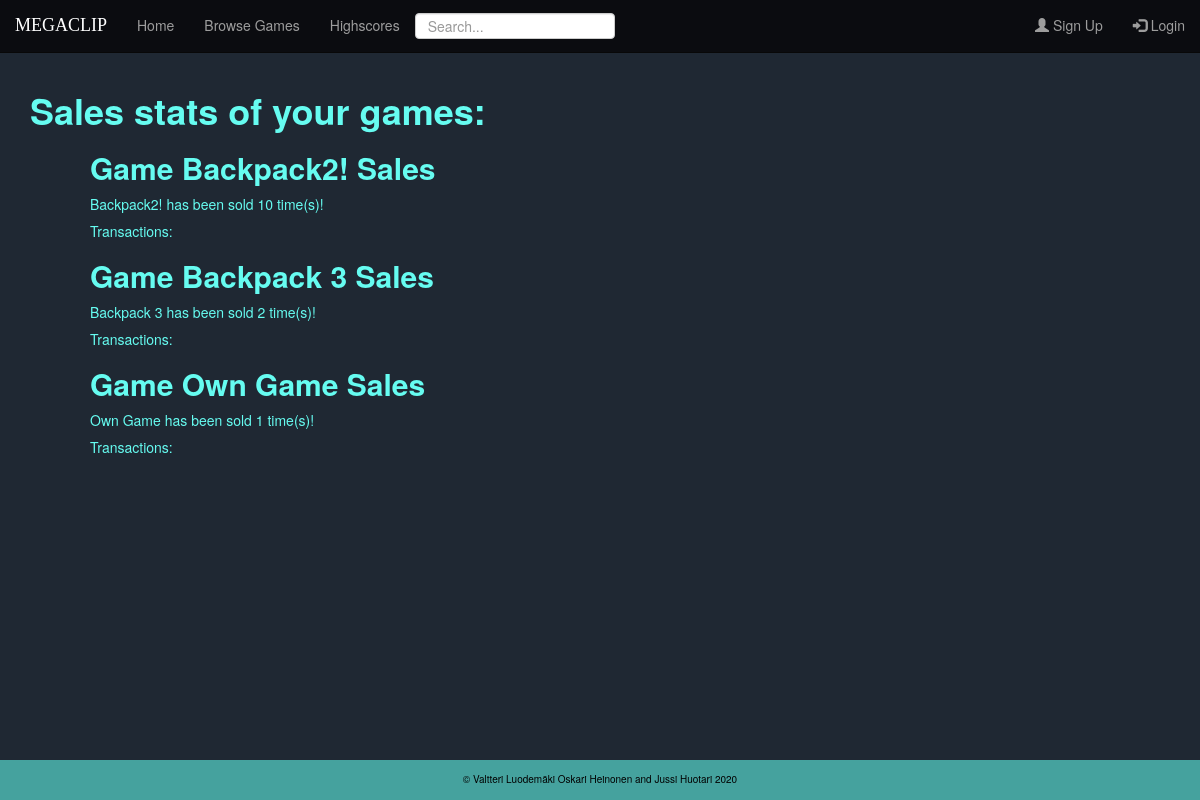
/user/Suppercell, run on the app's committed database.
### gamestore/models.py (models this page shows, shortened)
class Game(models.Model):
    name = models.CharField(max_length=255, primary_key=True, unique=True)
    url = models.URLField(max_length=255)
    price = models.DecimalField(max_digits=20, decimal_places=2)
    developer = models.ForeignKey('users.CustomUser', on_delete=models.CASCADE, null=True)
    def sales(self):
        numbers_sold = Transaction.objects.filter(game=self).count()
        return numbers_sold

### gamestore/views.py (the view)
# urls.py: path('user/<str:username>',UserGameListView.as_view(),name='user-stats' ), #domain/user/johndoe
class UserGameListView(ListView):
    model = Game
    template_name = 'gamestore/user_stats.html'
    context_object_name = 'games'
    def get_queryset(self):
        user = get_object_or_404(CustomUser, username=self.kwargs.get('username'))
        return Game.objects.filter(developer=user)
    def get_context_data(self, **kwargs):
        context = super(UserGameListView, self).get_context_data(**kwargs)
        context.update({
            'transactions': Transaction.objects.all(),
            'sales_stats_page' : 'active'
        })
        return context

### gamestore/templates/gamestore/user_stats.html (shortened to what this page needs)
{% extends "base.html" %}
{% block content%}
<h1><strong>Sales stats of your games:</strong></h1>
<div class="cont-2">
  {% for game in games %}
    <h2><strong>Game {{ game.name }} Sales</strong></h2>
    <p>{{game.name}} has been sold {{ game.sales }} time(s)!</p>
    <h5>Transactions: </h5>
  {% endfor %}
  </div>
{% endblock content%}

### static/gamestore/style.css (style rules this page uses)
body { background: #1F2833 ; display: flex; flex-direction: column; position: relative; min-height: 100vh; color: #66FCF1 ; }
.cont-2 { padding-left: 60px; padding-bottom: 40px; }

### data on the page
Game: name "Backpack2!", sales "10"
Game: name "Backpack 3", sales "2"
Game: name "Own Game", sales "1"
